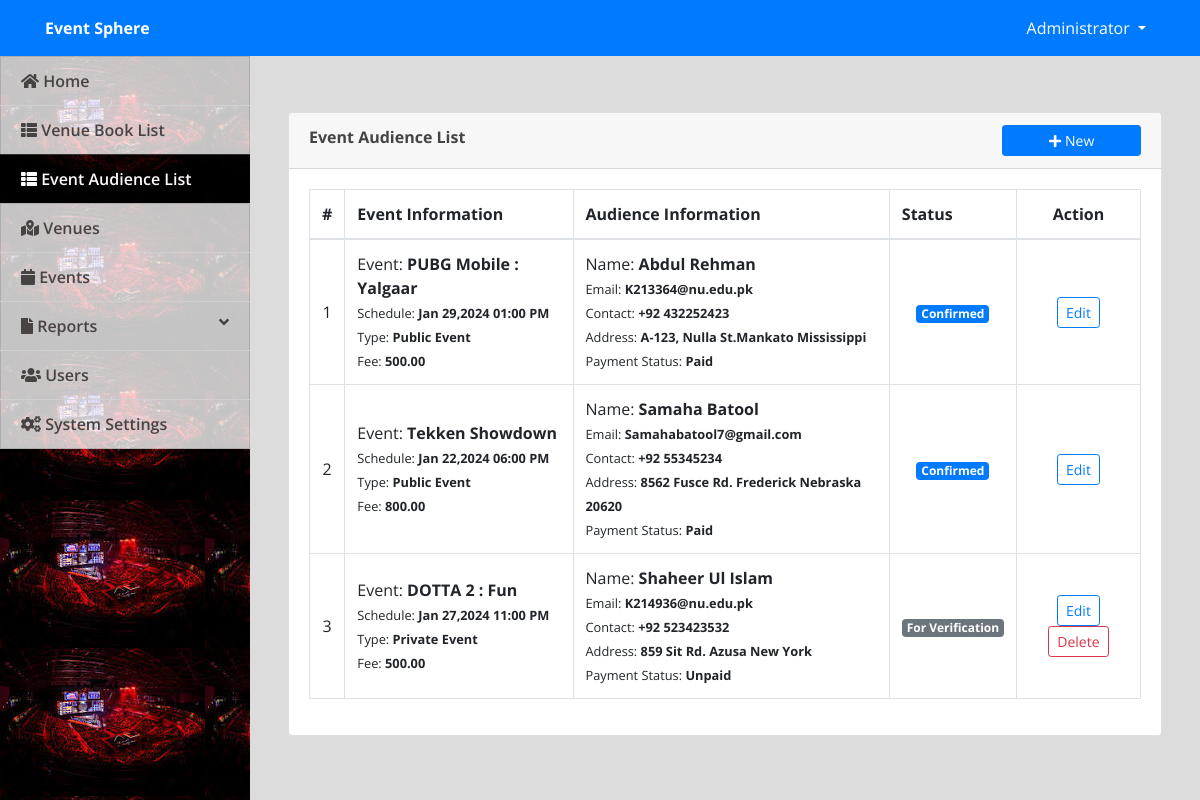
Screenshot of /admin/index.php?page=audience (signed in) with the database file from the repository.
### tables this page shows
CREATE TABLE `audience` (
  `id` int(11) NOT NULL,
  `name` text NOT NULL,
  `contact` varchar(50) NOT NULL,
  `email` varchar(100) NOT NULL,
  `address` text NOT NULL,
  `event_id` int(30) NOT NULL,
  `payment_status` tinyint(1) NOT NULL DEFAULT 0 COMMENT '0= pending, 1 =Paid',
  `attendance_status` tinyint(1) NOT NULL DEFAULT 0 COMMENT '1= present',
  `status` tinyint(1) NOT NULL DEFAULT 0 COMMENT '0 = for verification,  1 = confirmed,2= declined',
  `date_created` datetime NOT NULL DEFAULT current_timestamp()
);

CREATE TABLE `events` (
  `id` int(30) NOT NULL,
  `venue_id` int(30) NOT NULL,
  `event` text NOT NULL,
  `description` text NOT NULL,
  `schedule` datetime NOT NULL,
  `type` tinyint(1) NOT NULL DEFAULT 1 COMMENT '1=Public, 2-Private',
  `audience_capacity` int(30) NOT NULL,
  `payment_type` tinyint(1) NOT NULL DEFAULT 1 COMMENT '1=Free,payable',
  `amount` double NOT NULL DEFAULT 0,
  `banner` text NOT NULL,
  `date_created` datetime NOT NULL
);

### admin/audience.php (the view, shortened to what this page needs)
<?php include('db_connect.php');?>
<div class="container-fluid">
	<div class="col-lg-12">
		<div class="row">
			<div class="col-md-12">
				<div class="card">
					<div class="card-header">
						<b>Event Audience List</b>
						<span class="">
							<button class="btn btn-primary btn-block btn-sm col-sm-2 float-right" type="button" id="new_register">
					<i class="fa fa-plus"></i> New</button>
				</span>
					</div>
					<div class="card-body">
						<table class="table table-bordered table-condensed table-hover">
							<thead>
								<tr>
									<th class="text-center">#</th>
									<th class="">Event Information</th>
									<th class="">Audience Information</th>
									<th class="">Status</th>
									<th class="text-center">Action</th>
								</tr>
							</thead>
							<tbody>
								<?php
								$i = 1;
								$registering = $conn->query("SELECT a.*,e.event,e.payment_type,e.type,e.amount,e.schedule from audience a inner join events e on e.id = a.event_id");
								while($row=$registering->fetch_assoc()):
								?>
								<tr>
									<td class="text-center"><?php echo $i++ ?></td>
									<td class="">
										 <p>Event: <b><?php echo ucwords($row['event']) ?></b></p>
										 <p><small>Schedule: <b><?php echo date("M d,Y h:i A",strtotime($row['schedule'])) ?></b></small></p>
										 <p><small>Type: <b><?php echo $row['type']  == 1 ? "Public Event" : "Private Event" ?></small></b></p>
										 <p><small>Fee: <b><?php echo $row['payment_type']  == 1 ? "Free" : number_format($row['amount'],2) ?></small></b></p>
									</td>
									<td class="">
										 <p>Name: <b><?php echo  ucwords($row['name']) ?></b></p>
										 <p><small>Email: <b><?php echo  ucwords($row['email']) ?></b></small></p>
										 <p><small>Contact: <b><?php echo  ucwords($row['contact']) ?></b></small></p>
										 <p><small>Address: <b><?php echo  ucwords($row['address']) ?></b></small></p>
										 <p><small>Payment Status: <b><?php echo $row['payment_type']  == 1 ? "N/A" : ($row['payment_status'] == 1 ? "Paid" : "Unpaid") ?></small></b></p>
									</td>
									<td class="text-center">
										 <?php if($row['status'] == 0): ?>
										 	<span class="badge badge-secondary">For Verification</span>
										 <?php elseif($row['status'] == 1): ?>
										 	<span class="badge badge-primary">Confirmed</span>
										<?php elseif($row['status'] == 2): ?>
										 	<span class="badge badge-danger">Cancelled</span>
										 <?php endif; ?>
									</td>
									<td class="text-center">
										<button class="btn btn-sm btn-outline-primary edit_register" type="button" data-id="<?php echo $row['id'] ?>" >Edit</button>
										<?php if(in_array($row['status'],array(0,2))): ?>
										<button class="btn btn-sm btn-outline-danger delete_register" type="button" data-id="<?php echo $row['id'] ?>">Delete</button>
										 <?php endif; ?>
									</td>
								</tr>
								<?php endwhile; ?>
							</tbody>
						</table>
					</div>
				</div>
			</div>
		</div>
	</div>
</div>

### admin/assets/css/style.css (style rules this page uses)
body { font-family: "Open Sans", sans-serif; color: #444444; width: 100%; height: calc(100%); }

### admin/index.php (style rules this page uses)
body { background: #80808045; }

### admin/audience.php (style rules this page uses)
td { vertical-align: middle !important; }
td p { margin: unset }

### rows the page displays
audience: event.event "PUBG Mobile : Yalgaar", event.schedule "Jan 29,2024 01:00 PM", shows "Public Event", event.amount "500.00", name "Abdul Rehman", email "K213364@nu.edu.pk", contact "+92 432252423", address "A-123, Nulla St.Mankato Mississippi", payment_status "Paid", status "Confirmed"
audience: event.event "Tekken Showdown", event.schedule "Jan 22,2024 06:00 PM", shows "Public Event", event.amount "800.00", name "Samaha Batool", email "Samahabatool7@gmail.com", contact "+92 55345234", address "8562 Fusce Rd. Frederick Nebraska 20620", payment_status "Paid", status "Confirmed"
audience: event.event "DOTTA 2 : Fun", event.schedule "Jan 27,2024 11:00 PM", shows "Private Event", event.amount "500.00", name "Shaheer Ul Islam", email "K214936@nu.edu.pk", contact "+92 523423532", address "859 Sit Rd. Azusa New York", payment_status "Unpaid", status "For Verification"

### other values shown
$_SESSION['system']['name'] "Event Sphere"
$_SESSION['login_name'] "Administrator"
